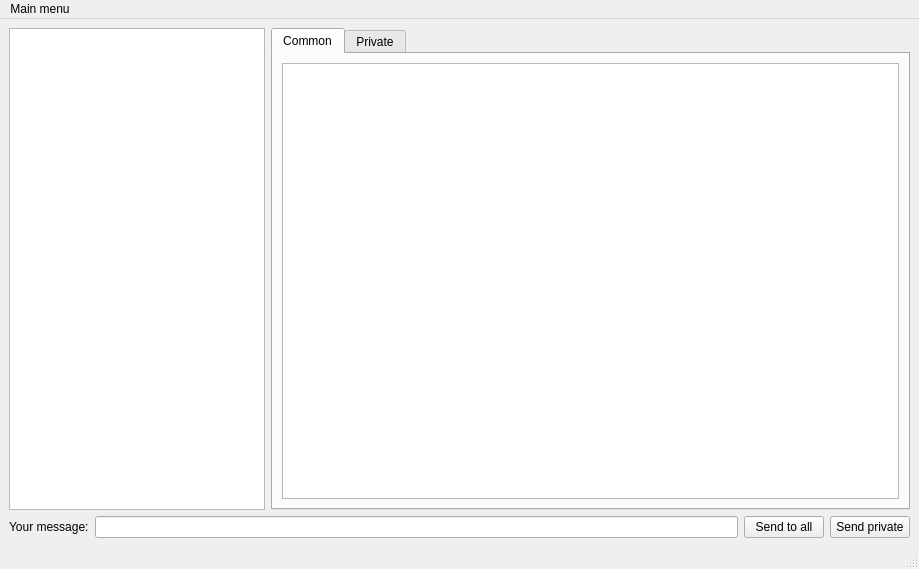
<?xml version="1.0" encoding="UTF-8"?>
<ui version="4.0">
 <class>MainWindow</class>
 <widget class="QMainWindow" name="MainWindow">
  <property name="geometry">
   <rect>
    <x>0</x>
    <y>0</y>
    <width>919</width>
    <height>569</height>
   </rect>
  </property>
  <property name="windowTitle">
   <string>MainWindow</string>
  </property>
  <widget class="QWidget" name="centralwidget">
   <layout class="QVBoxLayout" name="verticalLayout">
    <item>
     <layout class="QGridLayout" name="gridLayout">
      <item row="0" column="1">
       <widget class="QTabWidget" name="tabWidget">
        <property name="currentIndex">
         <number>0</number>
        </property>
        <widget class="QWidget" name="commonChatTab">
         <attribute name="title">
          <string>Common</string>
         </attribute>
         <layout class="QVBoxLayout" name="verticalLayout_2">
          <item>
           <widget class="QTextBrowser" name="commonChatBrowser"/>
          </item>
         </layout>
        </widget>
        <widget class="QWidget" name="privateChatTab">
         <attribute name="title">
          <string>Private</string>
         </attribute>
         <layout class="QVBoxLayout" name="verticalLayout_3">
          <item>
           <widget class="QTextBrowser" name="privateChatBrowser"/>
          </item>
         </layout>
        </widget>
       </widget>
      </item>
      <item row="0" column="0">
       <widget class="QListWidget" name="userListWidget">
        <property name="sizePolicy">
         <sizepolicy hsizetype="Minimum" vsizetype="Expanding">
          <horstretch>0</horstretch>
          <verstretch>0</verstretch>
         </sizepolicy>
        </property>
       </widget>
      </item>
     </layout>
    </item>
    <item>
     <layout class="QHBoxLayout" name="horizontalLayout">
      <item>
       <widget class="QLabel" name="label">
        <property name="text">
         <string>Your message:</string>
        </property>
       </widget>
      </item>
      <item>
       <widget class="QLineEdit" name="messageLineEdit">
        <property name="clearButtonEnabled">
         <bool>false</bool>
        </property>
       </widget>
      </item>
      <item>
       <widget class="QPushButton" name="sendMessageButton">
        <property name="text">
         <string>Send to all</string>
        </property>
       </widget>
      </item>
      <item>
       <widget class="QPushButton" name="privateSendButton">
        <property name="text">
         <string>Send private</string>
        </property>
       </widget>
      </item>
     </layout>
    </item>
   </layout>
  </widget>
  <widget class="QMenuBar" name="menubar">
   <property name="geometry">
    <rect>
     <x>0</x>
     <y>0</y>
     <width>919</width>
     <height>21</height>
    </rect>
   </property>
   <widget class="QMenu" name="menuMain_menu">
    <property name="title">
     <string>Main menu</string>
    </property>
    <addaction name="actionOpen_another_client"/>
    <addaction name="actionServer_settings"/>
    <addaction name="separator"/>
    <addaction name="actionCloseClient"/>
   </widget>
   <addaction name="menuMain_menu"/>
  </widget>
  <widget class="QStatusBar" name="statusbar"/>
  <action name="actionCloseClient">
   <property name="text">
    <string>Close this client</string>
   </property>
  </action>
  <action name="actionOpen_another_client">
   <property name="text">
    <string>Open another client</string>
   </property>
  </action>
  <action name="actionServer_settings">
   <property name="text">
    <string>Server settings</string>
   </property>
  </action>
 </widget>
 <resources/>
 <connections/>
</ui>
